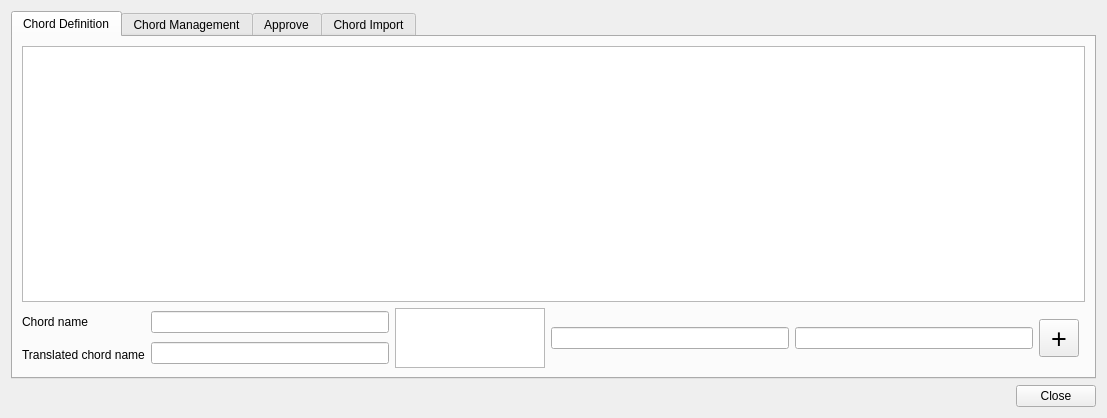
<?xml version="1.0" encoding="UTF-8"?>
<ui version="4.0">
 <class>DialogChordDefinition</class>
 <widget class="QDialog" name="DialogChordDefinition">
  <property name="geometry">
   <rect>
    <x>0</x>
    <y>0</y>
    <width>1107</width>
    <height>418</height>
   </rect>
  </property>
  <property name="windowTitle">
   <string>Chord Definition</string>
  </property>
  <layout class="QHBoxLayout" name="horizontalLayout_17">
   <item>
    <layout class="QVBoxLayout" name="verticalLayout_11">
     <item>
      <layout class="QVBoxLayout" name="verticalLayout_2">
       <item>
        <layout class="QHBoxLayout" name="horizontalLayout">
         <item>
          <widget class="QTabWidget" name="tabWidget">
           <property name="currentIndex">
            <number>0</number>
           </property>
           <property name="movable">
            <bool>true</bool>
           </property>
           <property name="tabBarAutoHide">
            <bool>true</bool>
           </property>
           <widget class="QWidget" name="tabNewChord">
            <attribute name="title">
             <string>Chord Definition</string>
            </attribute>
            <layout class="QVBoxLayout" name="verticalLayout_16">
             <item>
              <layout class="QVBoxLayout" name="verticalLayout_15">
               <item>
                <widget class="Neck" name="neck">
                 <property name="sizePolicy">
                  <sizepolicy hsizetype="Expanding" vsizetype="Expanding">
                   <horstretch>0</horstretch>
                   <verstretch>0</verstretch>
                  </sizepolicy>
                 </property>
                </widget>
               </item>
               <item>
                <layout class="QHBoxLayout" name="horizontalLayout_2">
                 <item>
                  <layout class="QVBoxLayout" name="verticalLayout">
                   <item>
                    <widget class="QLabel" name="labelChordName">
                     <property name="text">
                      <string>Chord name</string>
                     </property>
                    </widget>
                   </item>
                   <item>
                    <widget class="QLabel" name="labelTranslatedChordnName">
                     <property name="text">
                      <string>Translated chord name</string>
                     </property>
                    </widget>
                   </item>
                  </layout>
                 </item>
                 <item>
                  <layout class="QVBoxLayout" name="verticalLayout_12">
                   <item>
                    <widget class="QLineEdit" name="lineEditChord">
                     <property name="readOnly">
                      <bool>true</bool>
                     </property>
                    </widget>
                   </item>
                   <item>
                    <widget class="QLineEdit" name="lineEditTranslatedChord">
                     <property name="readOnly">
                      <bool>true</bool>
                     </property>
                    </widget>
                   </item>
                  </layout>
                 </item>
                 <item>
                  <widget class="QListWidget" name="listWidgetChords">
                   <property name="maximumSize">
                    <size>
                     <width>150</width>
                     <height>60</height>
                    </size>
                   </property>
                  </widget>
                 </item>
                 <item>
                  <widget class="QLineEdit" name="lineEditNotation">
                   <property name="readOnly">
                    <bool>true</bool>
                   </property>
                  </widget>
                 </item>
                 <item>
                  <widget class="QLineEdit" name="lineEditName"/>
                 </item>
                 <item>
                  <widget class="QToolButton" name="toolButtonPlus">
                   <property name="font">
                    <font>
                     <pointsize>20</pointsize>
                    </font>
                   </property>
                   <property name="text">
                    <string>+</string>
                   </property>
                  </widget>
                 </item>
                 <item>
                  <layout class="QVBoxLayout" name="verticalLayout_13">
                   <item>
                    <widget class="FormStatusButton" name="ButtonDatabase" native="true"/>
                   </item>
                   <item>
                    <widget class="FormStatusButton" name="ButtonApproved" native="true"/>
                   </item>
                  </layout>
                 </item>
                 <item>
                  <layout class="QVBoxLayout" name="verticalLayout_14"/>
                 </item>
                </layout>
               </item>
              </layout>
             </item>
            </layout>
           </widget>
           <widget class="QWidget" name="tab_2">
            <attribute name="title">
             <string>Chord Management</string>
            </attribute>
            <layout class="QVBoxLayout" name="verticalLayout_9">
             <item>
              <layout class="QHBoxLayout" name="horizontalLayout_12">
               <item>
                <widget class="QTableView" name="tableViewChordDefinition"/>
               </item>
               <item>
                <layout class="QVBoxLayout" name="verticalLayout_8">
                 <item>
                  <layout class="QHBoxLayout" name="horizontalLayout_11">
                   <item>
                    <layout class="QVBoxLayout" name="verticalLayout_7">
                     <item>
                      <widget class="QLabel" name="labelSortON">
                       <property name="text">
                        <string>Sort on</string>
                       </property>
                      </widget>
                     </item>
                     <item>
                      <widget class="QLabel" name="labelFilter">
                       <property name="text">
                        <string>Filter</string>
                       </property>
                      </widget>
                     </item>
                    </layout>
                   </item>
                   <item>
                    <layout class="QVBoxLayout" name="verticalLayout_6">
                     <item>
                      <layout class="QHBoxLayout" name="horizontalLayout_9">
                       <item>
                        <widget class="QRadioButton" name="radioButtonChordName">
                         <property name="text">
                          <string>Cho&amp;rd </string>
                         </property>
                        </widget>
                       </item>
                       <item>
                        <widget class="QRadioButton" name="radioButtonFret">
                         <property name="text">
                          <string>fr&amp;et</string>
                         </property>
                        </widget>
                       </item>
                       <item>
                        <widget class="QRadioButton" name="radioButtonSortIndex">
                         <property name="text">
                          <string>Index</string>
                         </property>
                         <property name="checked">
                          <bool>true</bool>
                         </property>
                        </widget>
                       </item>
                      </layout>
                     </item>
                     <item>
                      <layout class="QHBoxLayout" name="horizontalLayout_10">
                       <item>
                        <widget class="QLineEdit" name="lineEditFilter"/>
                       </item>
                       <item>
                        <widget class="QToolButton" name="toolButtonClearFilter">
                         <property name="text">
                          <string>...</string>
                         </property>
                         <property name="icon">
                          <iconset resource="../Resources/resources.qrc">
                           <normaloff>:/Image/Images/cross.png</normaloff>:/Image/Images/cross.png</iconset>
                         </property>
                         <property name="autoRaise">
                          <bool>true</bool>
                         </property>
                        </widget>
                       </item>
                      </layout>
                     </item>
                    </layout>
                   </item>
                  </layout>
                 </item>
                 <item>
                  <spacer name="verticalSpacer_2">
                   <property name="orientation">
                    <enum>Qt::Vertical</enum>
                   </property>
                   <property name="sizeHint" stdset="0">
                    <size>
                     <width>20</width>
                     <height>40</height>
                    </size>
                   </property>
                  </spacer>
                 </item>
                 <item>
                  <widget class="QPushButton" name="pushButtonInsertChord">
                   <property name="text">
                    <string>Insert Chord </string>
                   </property>
                  </widget>
                 </item>
                 <item>
                  <spacer name="verticalSpacer">
                   <property name="orientation">
                    <enum>Qt::Vertical</enum>
                   </property>
                   <property name="sizeHint" stdset="0">
                    <size>
                     <width>20</width>
                     <height>40</height>
                    </size>
                   </property>
                  </spacer>
                 </item>
                </layout>
               </item>
               <item>
                <layout class="QVBoxLayout" name="verticalLayout_5">
                 <item>
                  <layout class="QHBoxLayout" name="horizontalLayout_7">
                   <item>
                    <widget class="QLineEdit" name="lineEditNameIndex"/>
                   </item>
                   <item>
                    <widget class="QLineEdit" name="lineEditNameTranaslatedIndex"/>
                   </item>
                   <item>
                    <widget class="QLineEdit" name="lineEditValueIndex"/>
                   </item>
                  </layout>
                 </item>
                 <item>
                  <layout class="QHBoxLayout" name="horizontalLayout_8">
                   <item>
                    <spacer name="horizontalSpacer_3">
                     <property name="orientation">
                      <enum>Qt::Horizontal</enum>
                     </property>
                     <property name="sizeHint" stdset="0">
                      <size>
                       <width>40</width>
                       <height>20</height>
                      </size>
                     </property>
                    </spacer>
                   </item>
                   <item>
                    <widget class="QPushButton" name="pushButtonDelete">
                     <property name="text">
                      <string>Delete</string>
                     </property>
                    </widget>
                   </item>
                   <item>
                    <widget class="QPushButton" name="pushButtonModify">
                     <property name="text">
                      <string>Modifiy</string>
                     </property>
                    </widget>
                   </item>
                   <item>
                    <spacer name="horizontalSpacer_4">
                     <property name="orientation">
                      <enum>Qt::Horizontal</enum>
                     </property>
                     <property name="sizeHint" stdset="0">
                      <size>
                       <width>40</width>
                       <height>20</height>
                      </size>
                     </property>
                    </spacer>
                   </item>
                  </layout>
                 </item>
                 <item>
                  <widget class="ChordDiagram" name="widget" native="true"/>
                 </item>
                </layout>
               </item>
              </layout>
             </item>
            </layout>
           </widget>
           <widget class="QWidget" name="tab_3">
            <attribute name="title">
             <string>Approve</string>
            </attribute>
            <layout class="QHBoxLayout" name="horizontalLayout_16">
             <item>
              <layout class="QHBoxLayout" name="horizontalLayout_15">
               <item>
                <widget class="QTableView" name="tableViewNonApproved"/>
               </item>
               <item>
                <layout class="QVBoxLayout" name="verticalLayout_10">
                 <item>
                  <layout class="QHBoxLayout" name="horizontalLayout_13">
                   <item>
                    <widget class="QLineEdit" name="lineEditNameNoApproved"/>
                   </item>
                   <item>
                    <widget class="QLineEdit" name="lineEditTranslatedNameNoApproved"/>
                   </item>
                   <item>
                    <widget class="QLineEdit" name="lineEditValueNoApproved"/>
                   </item>
                  </layout>
                 </item>
                 <item>
                  <layout class="QHBoxLayout" name="horizontalLayout_14">
                   <item>
                    <spacer name="horizontalSpacer_5">
                     <property name="orientation">
                      <enum>Qt::Horizontal</enum>
                     </property>
                     <property name="sizeHint" stdset="0">
                      <size>
                       <width>40</width>
                       <height>20</height>
                      </size>
                     </property>
                    </spacer>
                   </item>
                   <item>
                    <widget class="QPushButton" name="pushButtonDeleteApprove">
                     <property name="text">
                      <string>Delete</string>
                     </property>
                    </widget>
                   </item>
                   <item>
                    <widget class="QPushButton" name="pushButtonApprove">
                     <property name="text">
                      <string>Approve</string>
                     </property>
                    </widget>
                   </item>
                   <item>
                    <spacer name="horizontalSpacer_6">
                     <property name="orientation">
                      <enum>Qt::Horizontal</enum>
                     </property>
                     <property name="sizeHint" stdset="0">
                      <size>
                       <width>40</width>
                       <height>20</height>
                      </size>
                     </property>
                    </spacer>
                   </item>
                  </layout>
                 </item>
                 <item>
                  <widget class="ChordDiagram" name="widget_2" native="true"/>
                 </item>
                </layout>
               </item>
              </layout>
             </item>
            </layout>
           </widget>
           <widget class="QWidget" name="tab">
            <attribute name="title">
             <string>Chord Import</string>
            </attribute>
            <layout class="QVBoxLayout" name="verticalLayout_4">
             <item>
              <layout class="QHBoxLayout" name="horizontalLayout_6">
               <item>
                <widget class="QPlainTextEdit" name="plainTextEditImport"/>
               </item>
               <item>
                <layout class="QVBoxLayout" name="verticalLayout_3">
                 <item>
                  <widget class="QLabel" name="label81">
                   <property name="text">
                    <string>Copy paste chords in form </string>
                   </property>
                  </widget>
                 </item>
                 <item>
                  <widget class="QLabel" name="label_3">
                   <property name="text">
                    <string>chord=relative position 6 ..position 1 </string>
                   </property>
                  </widget>
                 </item>
                 <item>
                  <widget class="QLabel" name="label_2">
                   <property name="text">
                    <string>C(III)=3 0 0 3 3 3 0  </string>
                   </property>
                  </widget>
                 </item>
                 <item>
                  <layout class="QHBoxLayout" name="horizontalLayout_5">
                   <item>
                    <spacer name="horizontalSpacer_2">
                     <property name="orientation">
                      <enum>Qt::Horizontal</enum>
                     </property>
                     <property name="sizeHint" stdset="0">
                      <size>
                       <width>40</width>
                       <height>20</height>
                      </size>
                     </property>
                    </spacer>
                   </item>
                   <item>
                    <widget class="QPushButton" name="pushButtonImport">
                     <property name="text">
                      <string>Import</string>
                     </property>
                    </widget>
                   </item>
                  </layout>
                 </item>
                </layout>
               </item>
              </layout>
             </item>
            </layout>
           </widget>
          </widget>
         </item>
        </layout>
       </item>
      </layout>
     </item>
     <item>
      <layout class="QHBoxLayout" name="horizontalLayout_4">
       <item>
        <spacer name="horizontalSpacer">
         <property name="orientation">
          <enum>Qt::Horizontal</enum>
         </property>
         <property name="sizeHint" stdset="0">
          <size>
           <width>40</width>
           <height>20</height>
          </size>
         </property>
        </spacer>
       </item>
       <item>
        <widget class="QPushButton" name="pushButtonCancel">
         <property name="text">
          <string>Close</string>
         </property>
        </widget>
       </item>
      </layout>
     </item>
    </layout>
   </item>
  </layout>
 </widget>
 <customwidgets>
  <customwidget>
   <class>Neck</class>
   <extends>QGraphicsView</extends>
   <header>neck.h</header>
  </customwidget>
  <customwidget>
   <class>ChordDiagram</class>
   <extends>QWidget</extends>
   <header>chorddiagram.h</header>
   <container>1</container>
  </customwidget>
  <customwidget>
   <class>FormStatusButton</class>
   <extends>QWidget</extends>
   <header>formstatusbutton.h</header>
   <container>1</container>
  </customwidget>
 </customwidgets>
 <resources>
  <include location="../Resources/resources.qrc"/>
 </resources>
 <connections/>
</ui>
